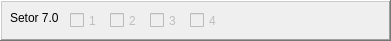
      <widget class="QFrame" name="frame_23">
       <property name="geometry">
        <rect>
         <x>5</x>
         <y>330</y>
         <width>391</width>
         <height>41</height>
        </rect>
       </property>
       <property name="frameShape">
        <enum>QFrame::WinPanel</enum>
       </property>
       <property name="frameShadow">
        <enum>QFrame::Raised</enum>
       </property>
       <widget class="QCheckBox" name="cb701">
        <property name="enabled">
         <bool>false</bool>
        </property>
        <property name="geometry">
         <rect>
          <x>70</x>
          <y>10</y>
          <width>41</width>
          <height>21</height>
         </rect>
        </property>
        <property name="text">
         <string>1</string>
        </property>
       </widget>
       <widget class="QCheckBox" name="cb702">
        <property name="enabled">
         <bool>false</bool>
        </property>
        <property name="geometry">
         <rect>
          <x>110</x>
          <y>10</y>
          <width>41</width>
          <height>21</height>
         </rect>
        </property>
        <property name="text">
         <string>2</string>
        </property>
       </widget>
       <widget class="QLabel" name="label_28">
        <property name="geometry">
         <rect>
          <x>10</x>
          <y>10</y>
          <width>58</width>
          <height>16</height>
         </rect>
        </property>
        <property name="text">
         <string>Setor 7.0</string>
        </property>
       </widget>
       <widget class="QCheckBox" name="cb703">
        <property name="enabled">
         <bool>false</bool>
        </property>
        <property name="geometry">
         <rect>
          <x>150</x>
          <y>10</y>
          <width>41</width>
          <height>21</height>
         </rect>
        </property>
        <property name="text">
         <string>3</string>
        </property>
       </widget>
       <widget class="QCheckBox" name="cb704">
        <property name="enabled">
         <bool>false</bool>
        </property>
        <property name="geometry">
         <rect>
          <x>190</x>
          <y>10</y>
          <width>41</width>
          <height>21</height>
         </rect>
        </property>
        <property name="text">
         <string>4</string>
        </property>
       </widget>
      </widget>
